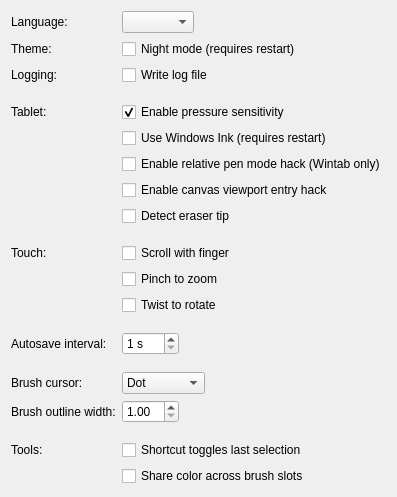
          <widget class="QWidget" name="stackedWidgetPage1">
           <layout class="QFormLayout" name="formLayout_2">
            <property name="fieldGrowthPolicy">
             <enum>QFormLayout::ExpandingFieldsGrow</enum>
            </property>
            <item row="2" column="0">
             <widget class="QLabel" name="label_3">
              <property name="text">
               <string>Language:</string>
              </property>
             </widget>
            </item>
            <item row="2" column="1">
             <widget class="QComboBox" name="languageBox"/>
            </item>
            <item row="3" column="0">
             <widget class="QLabel" name="label_4">
              <property name="text">
               <string>Theme:</string>
              </property>
             </widget>
            </item>
            <item row="3" column="1">
             <widget class="QCheckBox" name="nightmode">
              <property name="text">
               <string>Night mode (requires restart)</string>
              </property>
             </widget>
            </item>
            <item row="4" column="0">
             <widget class="QLabel" name="label_17">
              <property name="text">
               <string>Logging:</string>
              </property>
             </widget>
            </item>
            <item row="4" column="1">
             <widget class="QCheckBox" name="logfile">
              <property name="text">
               <string>Write log file</string>
              </property>
             </widget>
            </item>
            <item row="5" column="1">
             <spacer name="verticalSpacer_2">
              <property name="orientation">
               <enum>Qt::Vertical</enum>
              </property>
              <property name="sizeHint" stdset="0">
               <size>
                <width>20</width>
                <height>5</height>
               </size>
              </property>
             </spacer>
            </item>
            <item row="6" column="0">
             <widget class="QLabel" name="label_7">
              <property name="text">
               <string>Tablet:</string>
              </property>
             </widget>
            </item>
            <item row="6" column="1">
             <widget class="QCheckBox" name="tabletSupport">
              <property name="text">
               <string>Enable pressure sensitivity</string>
              </property>
              <property name="checked">
               <bool>true</bool>
              </property>
             </widget>
            </item>
            <item row="7" column="1">
             <widget class="QCheckBox" name="windowsink">
              <property name="text">
               <string>Use Windows Ink (requires restart)</string>
              </property>
             </widget>
            </item>
            <item row="8" column="1">
             <widget class="QCheckBox" name="relativePenModeHack">
              <property name="text">
               <string>Enable relative pen mode hack (Wintab only)</string>
              </property>
             </widget>
            </item>
            <item row="10" column="1">
             <widget class="QCheckBox" name="tabletEraser">
              <property name="text">
               <string>Detect eraser tip</string>
              </property>
             </widget>
            </item>
            <item row="11" column="1">
             <spacer name="verticalSpacer_5">
              <property name="orientation">
               <enum>Qt::Vertical</enum>
              </property>
              <property name="sizeType">
               <enum>QSizePolicy::Fixed</enum>
              </property>
              <property name="sizeHint" stdset="0">
               <size>
                <width>20</width>
                <height>5</height>
               </size>
              </property>
             </spacer>
            </item>
            <item row="12" column="0">
             <widget class="QLabel" name="label_12">
              <property name="text">
               <string>Touch:</string>
              </property>
             </widget>
            </item>
            <item row="12" column="1">
             <widget class="QCheckBox" name="touchscroll">
              <property name="text">
               <string>Scroll with finger</string>
              </property>
             </widget>
            </item>
            <item row="13" column="1">
             <widget class="QCheckBox" name="touchpinch">
              <property name="text">
               <string>Pinch to zoom</string>
              </property>
             </widget>
            </item>
            <item row="14" column="1">
             <widget class="QCheckBox" name="touchtwist">
              <property name="text">
               <string>Twist to rotate</string>
              </property>
             </widget>
            </item>
            <item row="15" column="1">
             <spacer name="verticalSpacer_3">
              <property name="orientation">
               <enum>Qt::Vertical</enum>
              </property>
              <property name="sizeType">
               <enum>QSizePolicy::Fixed</enum>
              </property>
              <property name="sizeHint" stdset="0">
               <size>
                <width>20</width>
                <height>5</height>
               </size>
              </property>
             </spacer>
            </item>
            <item row="17" column="0">
             <widget class="QLabel" name="label_11">
              <property name="text">
               <string>Autosave interval:</string>
              </property>
             </widget>
            </item>
            <item row="17" column="1">
             <widget class="QSpinBox" name="autosaveInterval">
              <property name="suffix">
               <string> s</string>
              </property>
              <property name="minimum">
               <number>1</number>
              </property>
              <property name="maximum">
               <number>300</number>
              </property>
             </widget>
            </item>
            <item row="18" column="1">
             <spacer name="verticalSpacer_9">
              <property name="orientation">
               <enum>Qt::Vertical</enum>
              </property>
              <property name="sizeHint" stdset="0">
               <size>
                <width>20</width>
                <height>5</height>
               </size>
              </property>
             </spacer>
            </item>
            <item row="19" column="0">
             <widget class="QLabel" name="label_16">
              <property name="text">
               <string>Brush cursor:</string>
              </property>
             </widget>
            </item>
            <item row="19" column="1">
             <widget class="QComboBox" name="brushCursorBox">
              <item>
               <property name="text">
                <string>Dot</string>
               </property>
              </item>
              <item>
               <property name="text">
                <string>Crosshair</string>
               </property>
              </item>
              <item>
               <property name="text">
                <string>Arrow</string>
               </property>
              </item>
             </widget>
            </item>
            <item row="21" column="1">
             <spacer name="verticalSpacer">
              <property name="orientation">
               <enum>Qt::Vertical</enum>
              </property>
              <property name="sizeHint" stdset="0">
               <size>
                <width>20</width>
                <height>5</height>
               </size>
              </property>
             </spacer>
            </item>
            <item row="22" column="0">
             <widget class="QLabel" name="label_2">
              <property name="text">
               <string>Tools:</string>
              </property>
             </widget>
            </item>
            <item row="22" column="1">
             <widget class="QCheckBox" name="toolToggleShortcut">
              <property name="text">
               <string>Shortcut toggles last selection</string>
              </property>
             </widget>
            </item>
            <item row="23" column="1">
             <widget class="QCheckBox" name="shareBrushSlotColor">
              <property name="text">
               <string>Share color across brush slots</string>
              </property>
             </widget>
            </item>
            <item row="9" column="1">
             <widget class="QCheckBox" name="viewportEntryHack">
              <property name="toolTip">
               <string>Enable this workaround if your cursor doesn't update when you move it into the canvas with the tablet pen.</string>
              </property>
              <property name="text">
               <string>Enable canvas viewport entry hack</string>
              </property>
             </widget>
            </item>
            <item row="20" column="1">
             <widget class="QDoubleSpinBox" name="brushOutlineWidth">
              <property name="minimum">
               <double>1.000000000000000</double>
              </property>
              <property name="maximum">
               <double>25.000000000000000</double>
              </property>
              <property name="singleStep">
               <double>0.500000000000000</double>
              </property>
             </widget>
            </item>
            <item row="20" column="0">
             <widget class="QLabel" name="label_30">
              <property name="text">
               <string>Brush outline width:</string>
              </property>
             </widget>
            </item>
           </layout>
          </widget>
